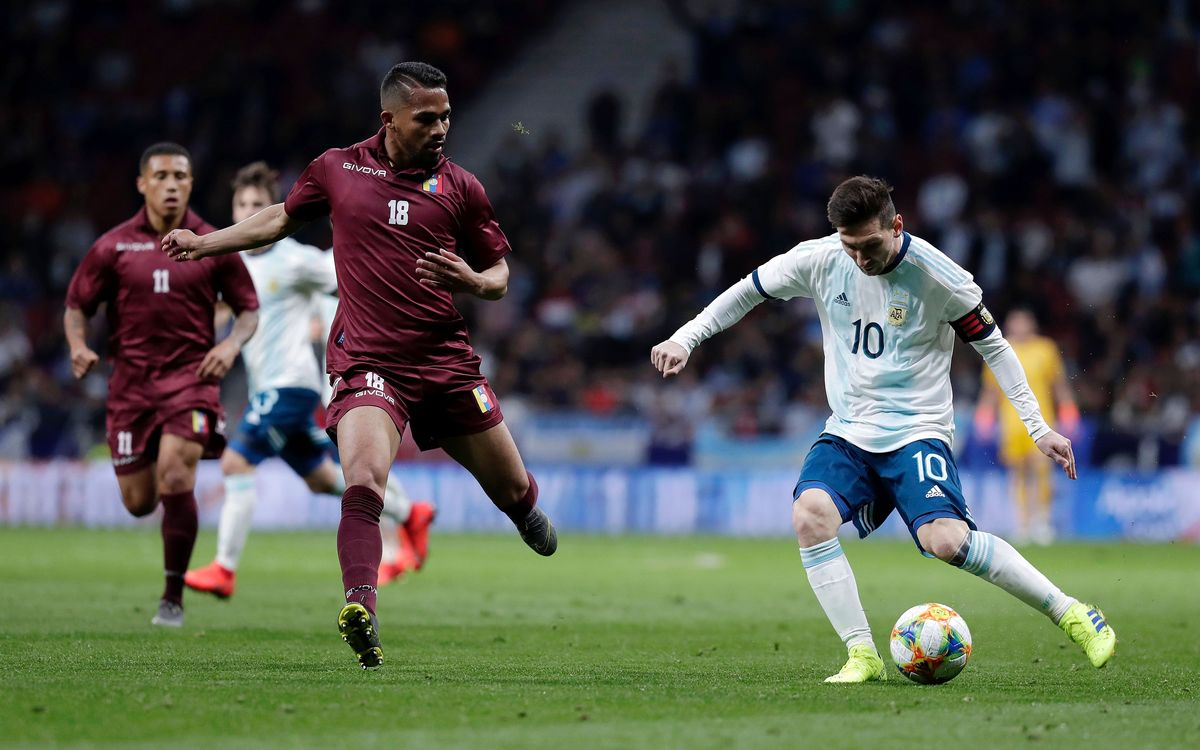
#> input picture 3. Writing on a picture/Messi-jugada.jpg, 1200 x 750 px
$ python face-3.py
#> lines starting #> are read from the running program, lines starting #| are printed output that depends on the picture
import cv2
import numpy as np

img = cv2.imread('Messi-jugada.jpg',cv2.IMREAD_COLOR)
#> img is the input picture: shape (750, 1200, 3); mean B, G, R 73, 82.4, 77.5

cv2.line(img, (140,140),  (190,190), (255,255,255), 20)
cv2.rectangle(img, (140,150), (340,350), (255,0,0), 10)
cv2.circle(img, (970,400), 155, (0,0,255), -1)

poly = np.array([[30,60],[40,190],[450,670],[650,510]],np.int32)
#poly = np.reshape((-1,1,2))
cv2.polylines(img,[poly], True,(0,255,255), 15)


font = cv2.FONT_HERSHEY_SIMPLEX
cv2.putText(img, 'Shrey Vasani', (120,130),font,5,(200,255,200),10, cv2.LINE_AA)
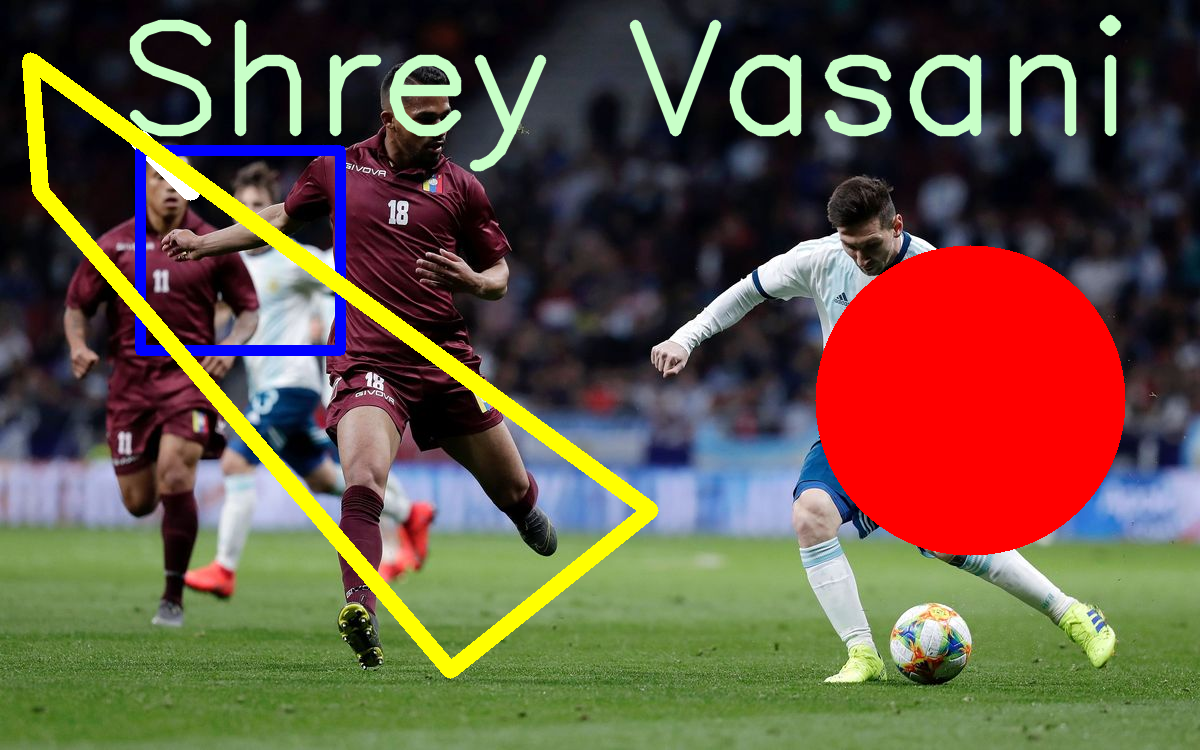
#> img: shape (750, 1200, 3); mean B, G, R 66.2, 84.6, 99.6


cv2.imshow('img',img)
cv2.waitKey(0)
cv2.destroyAllWindows()
